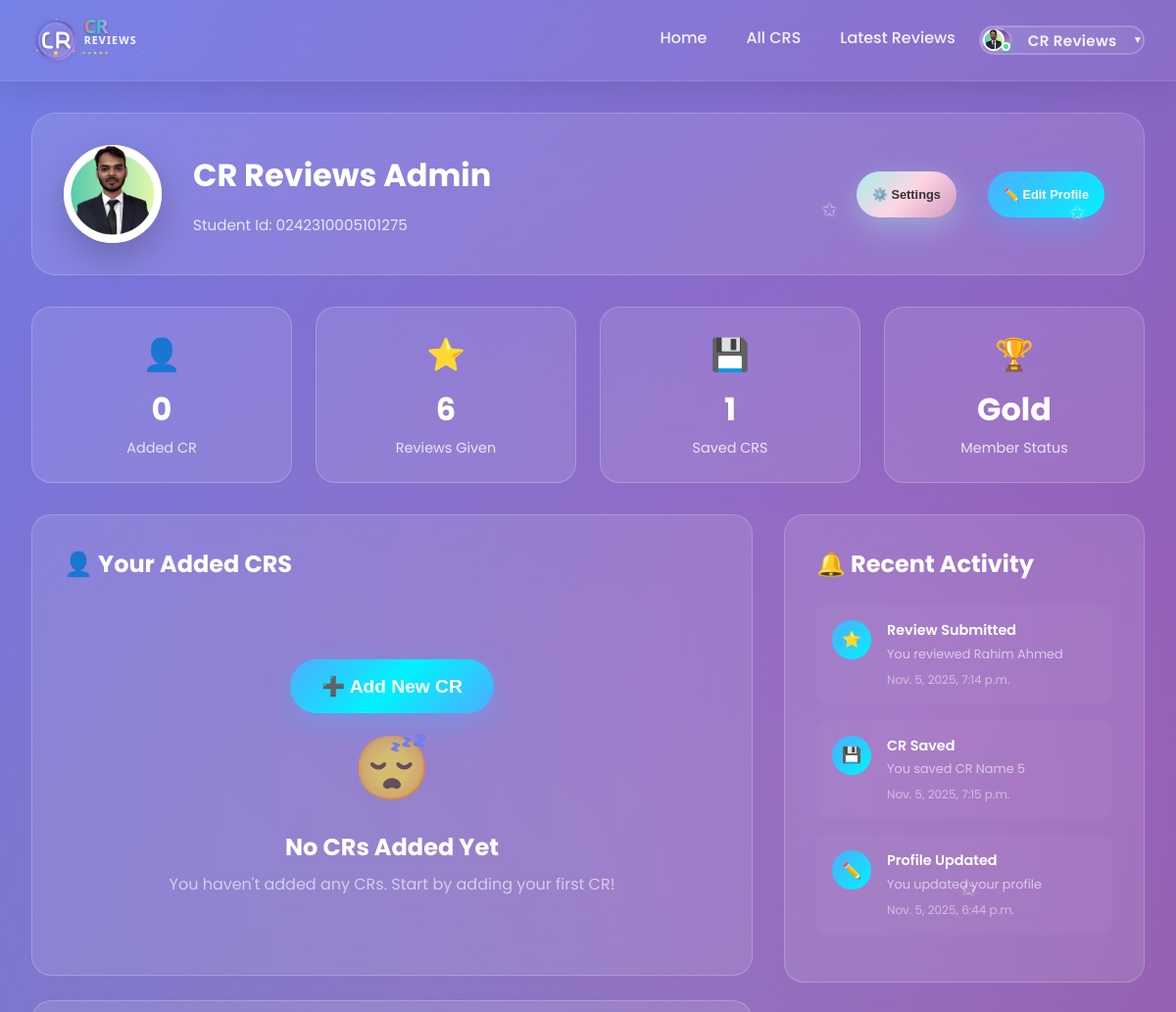
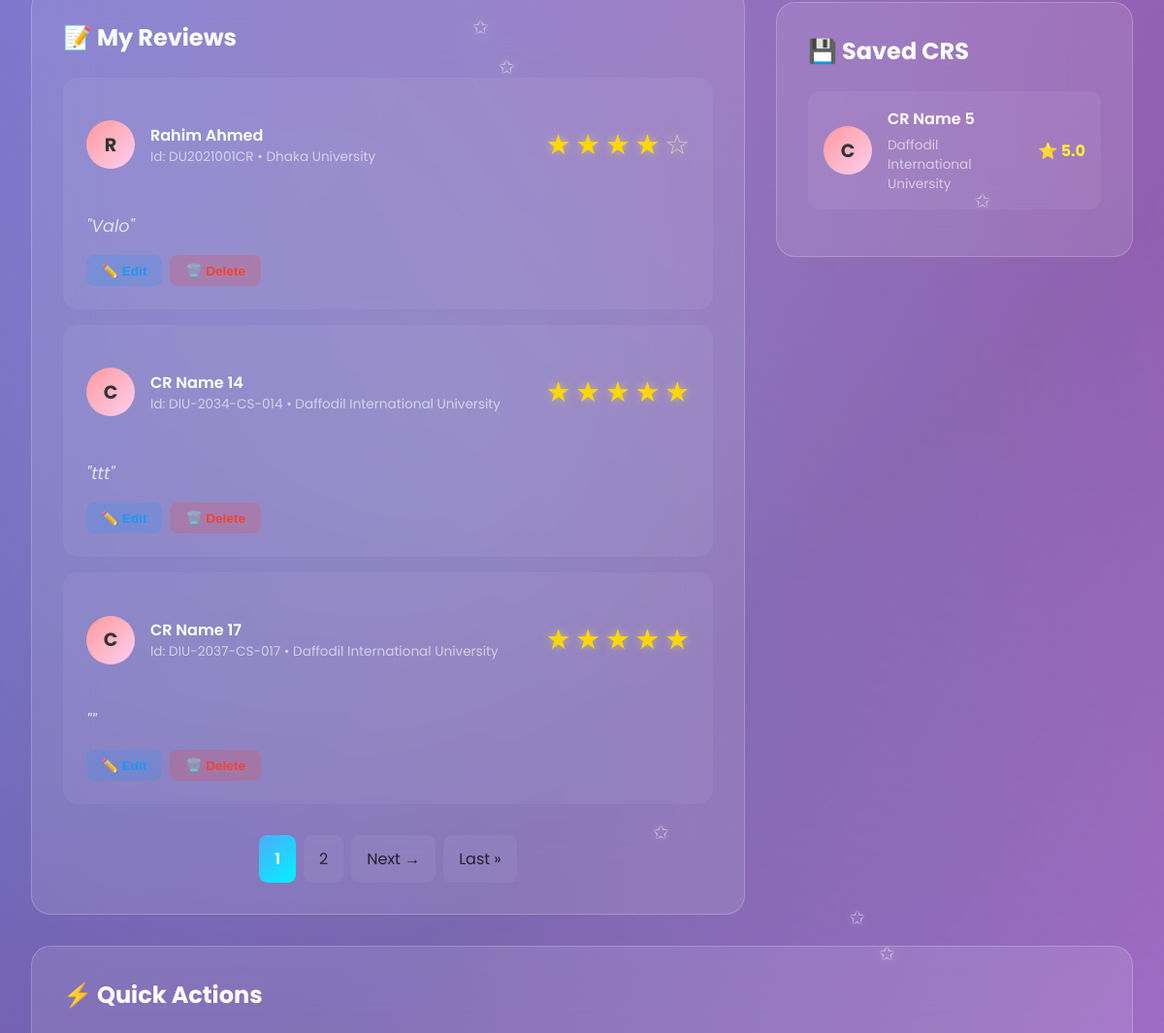
The app's page /user_dashboard/cr-reviews-admin/ (signed in, upper part), older data (2 pictures, top to bottom).
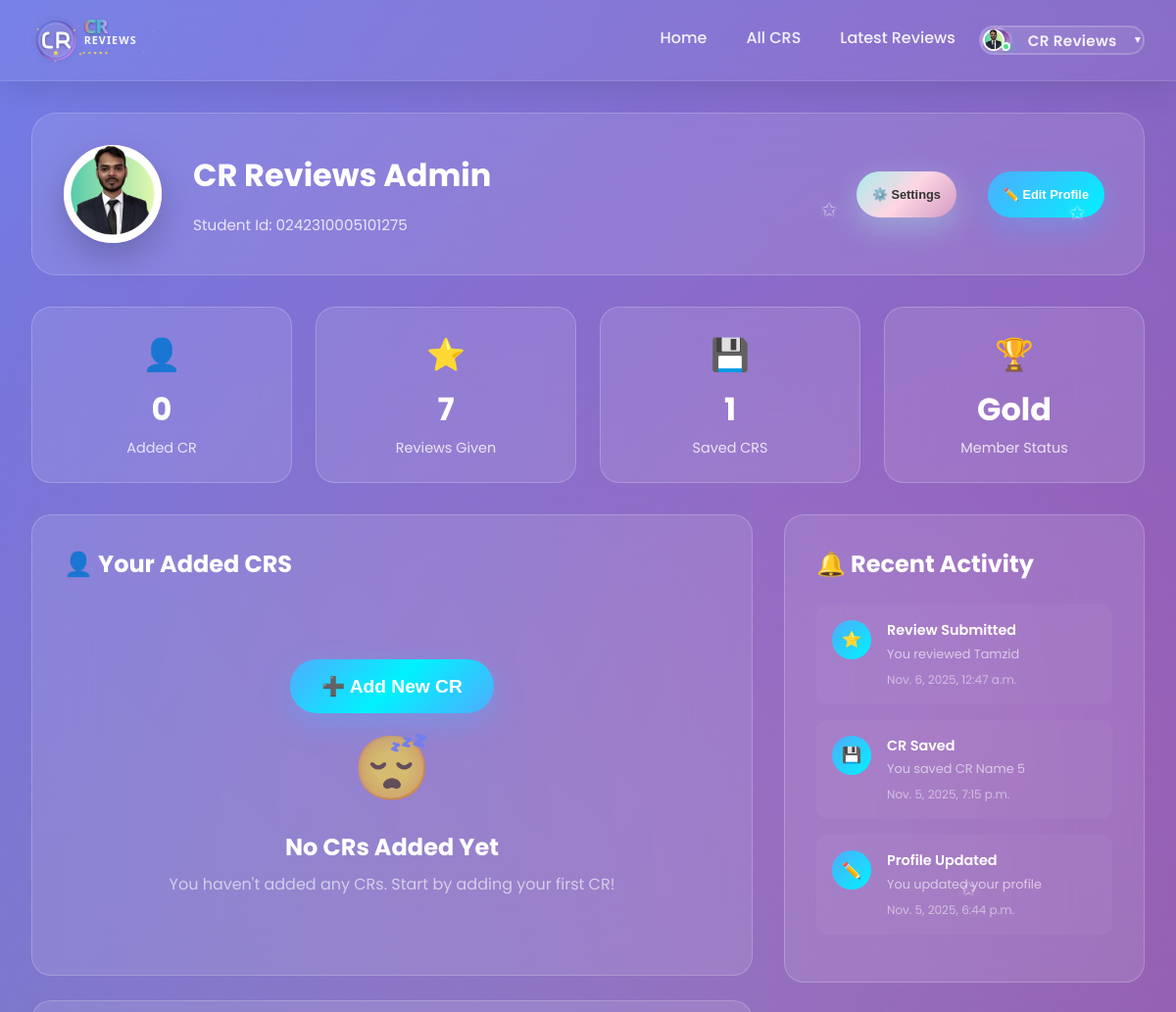
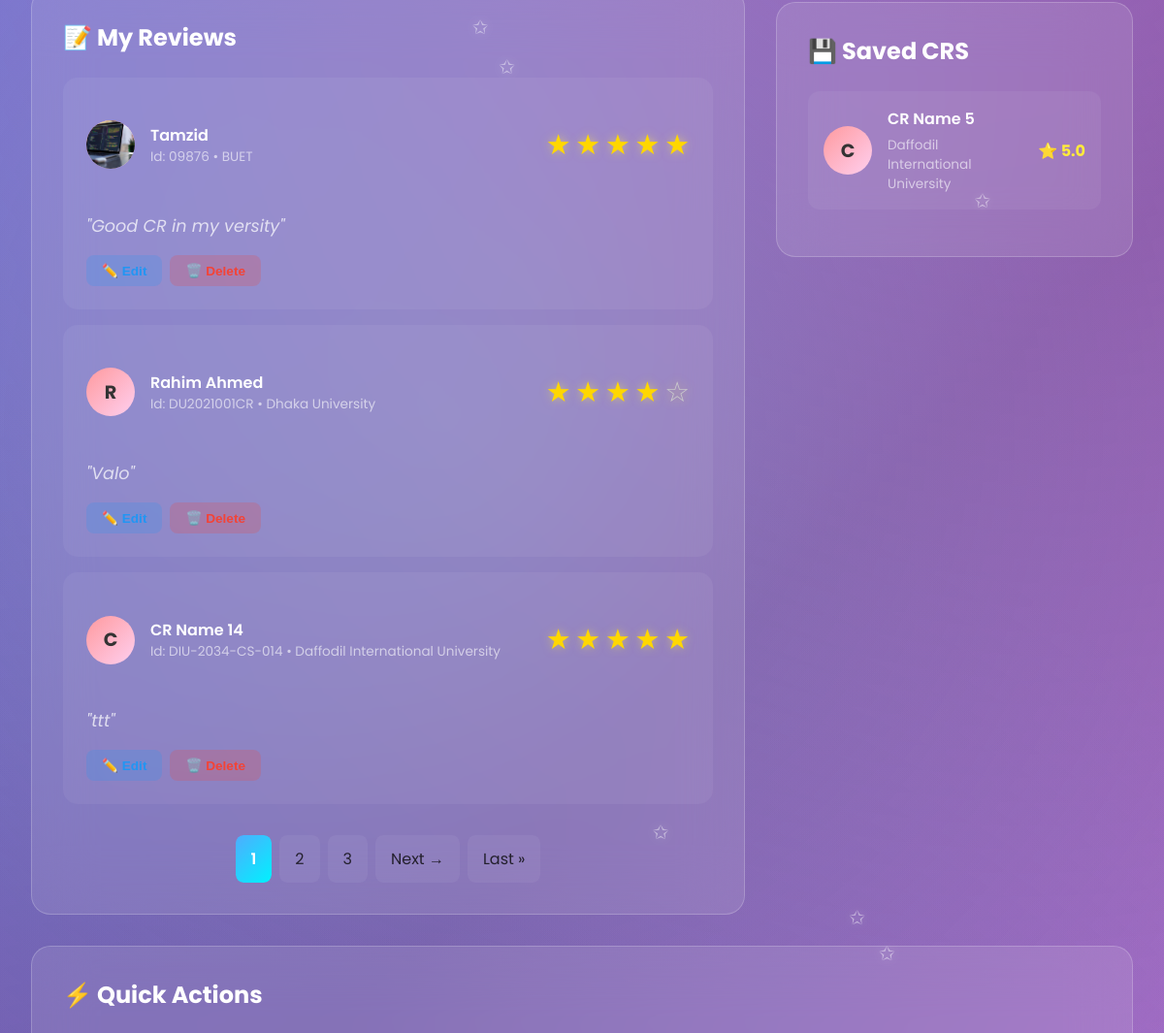
The same page, newer data (2 pictures, top to bottom).
### cr/models.py (models this page shows, shortened)
class Review(models.Model):
    user = models.ForeignKey('userprofile.User', on_delete=models.CASCADE, related_name='userreviews')
    cr_profile = models.ForeignKey(CrProfile, on_delete=models.CASCADE, related_name='cr_reviews')
    rating = models.PositiveSmallIntegerField()
    description = models.TextField(blank=True, null=True)
    is_anonymous = models.BooleanField(default=False)
    anonymous_name = models.CharField(max_length=100, blank=True, null=True)
    is_approved = models.BooleanField(default=True)  # Auto-approve non-anonymous
    reviewed_by = models.ForeignKey(
        'userprofile.User',
        on_delete=models.SET_NULL,
        null=True,
        blank=True,
        related_name='reviewed_reviews',
        help_text="Admin who approved/rejected this review"
    )
    reviewed_at = models.DateTimeField(null=True, blank=True)
    slug = models.SlugField(unique=True, blank=True)
    created_at = models.DateTimeField(auto_now_add=True)
    updated_at = models.DateTimeField(auto_now=True)
    deleted_at = models.DateTimeField(blank=True, null=True)
    class Meta:
        unique_together = [['user', 'cr_profile']]
        ordering = ['-created_at']

class CrProfile(models.Model):
    user=models.OneToOneField('userprofile.User', on_delete=models.CASCADE,related_name='user_profile')
    university=models.ForeignKey(University, on_delete=models.CASCADE,related_name='university_crs')
    department=models.ForeignKey(Department, on_delete=models.CASCADE,related_name='department_crs')
    cr_status = models.CharField(
    max_length=20,
    choices=[('Present', 'Present CR'), ('Former', 'Former CR')],
    default='Present'
    )
    profile_picture = models.ImageField(upload_to='cr_profile_pictures/', blank=True, null=True)
    name = models.CharField(max_length=100)
    gender = models.CharField(choices=[('M', 'Male'), ('F', 'Female')], max_length=1)
    email = models.EmailField(blank=True, null=True)
    phone = models.CharField(max_length=30, blank=True, null=True)
    st_id = models.CharField(max_length=50, unique=True)
    batch = models.CharField(max_length=20)
    dept_batch = models.CharField(max_length=20 , blank=True, null=True)
    section = models.CharField(max_length=10)
    bio = models.TextField(blank=True, null=True)
    date_of_birth = models.DateField(blank=True, null=True)
    slug = models.SlugField(unique=True, blank=True)
    facebook_url = models.URLField(default='https://www.facebook.com/')
    instagram_url = models.URLField(default='https://www.instagram.com/')
    linkedin_url = models.URLField(default='https://www.linkedin.com/')
    created_at=models.DateTimeField(auto_now_add=True)
    updated_at=models.DateTimeField(auto_now=True)
    deleted_at=models.DateTimeField(auto_now=True,blank=True,null=True)
    @property
    def average_rating(self):
        avg=self.cr_reviews.aggregate(Avg('rating'))['rating__avg']
        return round(avg,1) if avg else 0

class University(models.Model):
    Public = "Public"
    Private = "Private"
    university_type = [
        (Public,"Public"),
        (Private,"Private"),
    ]
    title =models.CharField(max_length=100,unique=True,blank=False,null=False)
    type =models.CharField(max_length=100,choices=university_type)
    address=models.CharField(max_length=150, blank=True, null=True)
    slug=models.SlugField(blank=True,unique=True)
    created_at=models.DateTimeField(auto_now_add=True)
    updated_at=models.DateTimeField(auto_now=True)
    daleted_at=models.DateTimeField(auto_now=True,blank=True,null=True)
    def __str__(self):
        return self.title

### userprofile/models.py (models this page shows, shortened)
class SavedCR(models.Model):
    user = models.ForeignKey(User, on_delete=models.CASCADE, related_name='saved_crs')
    cr_profile = models.ForeignKey(CrProfile, on_delete=models.CASCADE, related_name='saved_by')
    saved_at = models.DateTimeField(auto_now_add=True)
    class Meta:
        unique_together = ('user', 'cr_profile')

### userprofile/views.py (the view)
# urls.py: path('user_dashboard/<str:slug>/',user_dasboard,name="user_dashboard"),
@login_required
def user_dasboard(request,slug):
    user = User.objects.get(email=request.user.email,slug=slug)
    review = Review.objects.filter(user=user).order_by('-created_at')
    saved_crs = SavedCR.objects.filter(user=request.user).select_related('cr_profile')
    last = review.first()
    last_cr_saved= saved_crs.last()
    add_crs = CrProfile.objects.filter(user=request.user)
    items_per_page = 3
    add_crs_paginator = Paginator(add_crs, items_per_page)
    add_crs_page = request.GET.get('add_crs_page', 1)
    add_crs = add_crs_paginator.get_page(add_crs_page)
    saved_crs_paginator = Paginator(saved_crs, items_per_page)
    saved_crs_page = request.GET.get('saved_crs_page', 1)
    saved_crs = saved_crs_paginator.get_page(saved_crs_page)
    review_paginator = Paginator(review, items_per_page)
    review_page = request.GET.get('review_page', 1)
    review = review_paginator.get_page(review_page)
    context = {
        'user':user,
        'review':review,
        'last':last,
        'saved_crs':saved_crs,
        'last_cr_saved':last_cr_saved,
        'add_crs':add_crs,
    }
    return render(request,'user_profile/user_dashboard.html',context)

### templates/user_profile/user_dashboard.html (shortened to what the changed rows need)
{% extends 'base.html' %}
{% load static %}
{% block content %}
<div class="dashboard-container">
   <div class="dashboard-header">
      <div class="header-left">
         <div class="user-info">
            <h1>{{user.first_name}} {{user.last_name}}</h1>
         </div>
      </div>
   </div>
   <div class="stats-row">
      <div class="stat-box">
         <div class="stat-box-icon">⭐</div>
         <div class="stat-box-value">{{review.paginator.count}}</div>
         <div class="stat-box-label">Reviews Given</div>
      </div>
   </div>
   <div class="content-grid">
      <div>
         <div class="dashboard-card">
            <div class="card-header">
               <h2 class="card-title">👤 Your Added CRS</h2>
            </div>
         </div>
         <br>
         <div class="dashboard-card">
            <div class="card-header">
               <h2 class="card-title">📝 My Reviews</h2>
            </div>
            {% if review %}
            {% for review in review %}
            <div class="review-item">
               <div class="review-header">
                  <div class="review-cr">
                     <div class="saved-avatar">
                        {% if review.cr_profile.profile_picture %}
                        <img src={{review.cr_profile.profile_picture.url}} alt={{review.cr_profile.name}} />
                        {% else %}
                        {{review.cr_profile.name|first|upper}}
                        {% endif %}
                     </div>
                     <div class="cr-info">
                        <h4><a href="{% url 'cr_profile' review.cr_profile.slug %}" style="text-decoration: none; color: inherit;">{{review.cr_profile.name}}</a></h4>
                        <p>Id: {{review.cr_profile.st_id}} • {{review.cr_profile.university}}  </p>
                     </div>
                  </div>
                  <div class="rating">
                     {% for i in "12345" %} {% if forloop.counter <= review.rating %}
                     <span class="star filled">★</span>
                     {% else %}
                     <span class="star">☆</span>
                     {% endif %} {% endfor %}
                  </div>
               </div>
               <div class="review-text">
                  "{{review.description}}"
               </div>
               <div class="review-actions">
                  <button class="action-btn edit" onclick="openEditReviewModal('{{ review.slug }}', {{ review.rating }}, '{{ review.description|escapejs }}')">✏️ Edit </button>
                  <button class="action-btn delete" onclick="openDeleteReviewModal('{{ review.slug }}')">🗑️ Delete</button>
               </div>
            </div>
            {% endfor %}
            {% if review.has_other_pages %}
            <div class="pagination-container1">
               <nav aria-label="Reviews pagination1">
                  <ul class="pagination1">
                     {% for num in review.paginator.page_range %}
                     {% if review.number == num %}
                     <li class="active"><span>{{ num }}</span></li>
                     {% elif num > review.number|add:'-3' and num < review.number|add:'3' %}
                     <li><a href="?review_page={{ num }}">{{ num }}</a></li>
                     {% endif %}
                     {% endfor %}
                  </ul>
               </nav>
            </div>
            {% endif %}
            {% else %}
            <div class="empty-state">
               <div class="empty-state-icon">📭</div>
               <h3>No Reviews Yet</h3>
               <p>You haven't written any reviews yet. Start by reviewing a CR!</p>
            </div>
            {% endif %}
         </div>
      </div>
      <div>
         <div class="dashboard-card" style="margin-bottom: 2rem;">
                     <div class="card-header">
                        <h2 class="card-title">🔔 Recent Activity</h2>
                     </div>
                     <div class="activity-item">
                        <div class="activity-content">
                           <h4>Review Submitted</h4>
                           <p>You reviewed {{last.cr_profile.name}}</p>
                           <div class="activity-time">{{last.created_at}}</div>
                        </div>
                     </div>
                     <div class="activity-item">
                        <div class="activity-content">
                           <h4>CR Saved</h4>
                           <p>You saved {{last_cr_saved.cr_profile.name}}</p>
                           <div class="activity-time">{{last_cr_saved.saved_at}}</div>
                        </div>
                     </div>
         </div>
         <div class="dashboard-card">
                     <div class="card-header">
                        <h2 class="card-title">💾 Saved CRS</h2>
                     </div>
                     {% if saved_crs %}
                     {% for save_cr in saved_crs %}
                     <div class="saved-cr-item">
                        <div class="saved-avatar">
                           {% if save_cr.cr_profile.profile_picture %}
                           <img src={{save_cr.cr_profile.profile_picture.url}} alt={{save_cr.cr_profile.name}} />
                           {% else %}
                           {{save_cr.cr_profile.name|first|upper}}
                           {% endif %}
                        </div>
                        <div class="saved-info">
                           <h4><a href="{% url 'cr_profile' save_cr.cr_profile.slug %}"  style="text-decoration: none; color: inherit;">{{save_cr.cr_profile.name}}</a></h4>
                           <p>{{save_cr.cr_profile.university}}</p>
                        </div>
                        <div class="saved-rating">
                           ⭐ {{save_cr.cr_profile.average_rating}}
                        </div>
                     </div>
                     {% endfor %}
                     {% else %}
                     <div class="empty-state">
                        <div class="empty-state-icon">🔖</div>
                        <h3>No Saved CRs</h3>
                        <p>You haven't saved any CRs yet. Save your favorite CRs here!</p>
                     </div>
                     {% endif %}
         </div>
      </div>
   </div>
      <div class="dashboard-card full-width-card" style="margin-top: 2rem;">
               <div class="card-header">
                  <h2 class="card-title">⚡ Quick Actions</h2>
               </div>
      </div>
</div>
{% endblock content %}

Row changes from the older to the newer data that the page shows:
no longer on this page (row unchanged): Review: cr_profile.name|first "C", cr_profile.name "CR Name 17", cr_profile.st_id "DIU-2037-CS-017", cr_profile.university "Daffodil International University", rating 5 (drawn)
added Review: cr_profile.profile_picture (picture), cr_profile.name "Tamzid", cr_profile.st_id "09876", cr_profile.university "BUET", rating 5 (drawn), description "Good CR in my versity", created_at "Nov. 6, 2025, 12:47 a.m."
Text that changed along with them:
{{ review.paginator.count }}: "6" → "7"
{{ last.cr_profile.name }}: "Rahim Ahmed" → "Tamzid"
{{ last.created_at }}: "Nov. 5, 2025, 7:14 p.m." → "Nov. 6, 2025, 12:47 a.m."
new list line: "3"
